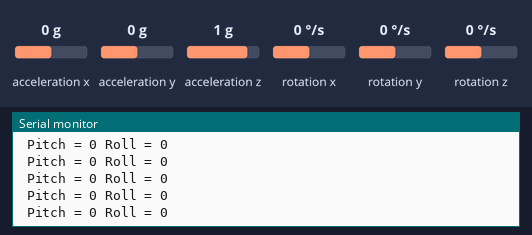
Recording of a sketch running on a simulated Arduino Uno, built with avr-gcc and run on an emulated ATmega328P. Parts: the last lines printed to the serial monitor. The inputs (shaded band) are chosen by the test bench; at power-on: acceleration x 0 g, acceleration y 0 g, acceleration z 1 g, rotation x 0 °/s, rotation y 0 °/s, rotation z 0 °/s.

Above: at 3.2 s.
3.3 s: acceleration x set to -1.4 g
At 4.4 s:
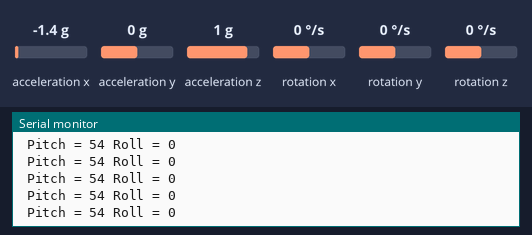
4.8 s: acceleration x set to 0 g
At 5.9 s:
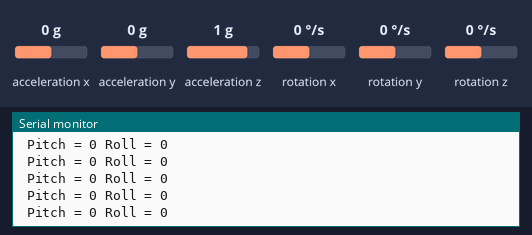
7.8 s: acceleration y set to -1.4 g
At 8.8 s:
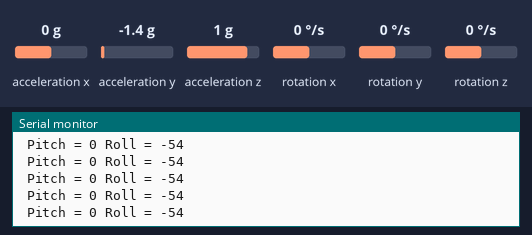
9.3 s: acceleration z set to -1.4 g
At 10.4 s:
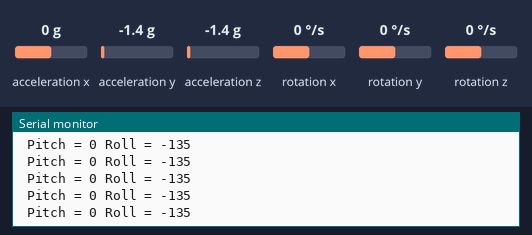
Timing chart, 0 to 12.3 s (numbered marks = the images above; inputs shaded):
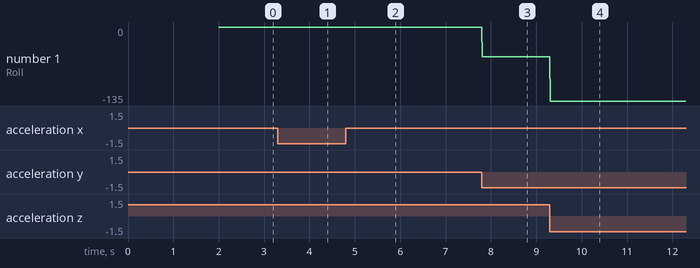

The sketch:

accelerometercheck.ino
```cpp
#include <Wire.h>     // Including the wire library

#include <MPU6050.h>  // Including the MPU6050 library

MPU6050 accelerometer;          // Initializing a variable name accelerometer of type MPU6050


void setup()

{

Serial.begin(115200);       // Starting the serial communication at 115200 baud rate.

Serial.println("Initializing the MPU6050 sensor. Wait for a while");

delay(2000);

while(!accelerometer.begin(MPU6050_SCALE_2000DPS, MPU6050_RANGE_2G)) // Checking whether the mpu6050 is sensing or not

{
Serial.println("Failed to read from the sensor. Something is Wrong!");
delay(500);
}
}


void loop()

{

Vector sensor_data = accelerometer.readNormalizeAccel();    // Reading the acceleration values from the sensor

int pitch_value = -(atan2(sensor_data.XAxis, sqrt(sensor_data.YAxis*sensor_data.YAxis + sensor_data.ZAxis*sensor_data.ZAxis))*180.0)/M_PI;  // Calculating the pitch value

Serial.print(" Pitch = ");

Serial.print(pitch_value);        // Printing the pitch values on the Serial Monitor

int roll_value = (atan2(sensor_data.YAxis, sensor_data.ZAxis)*180.0)/M_PI;    // Calculating the Raw value

Serial.print(" Roll = ");

Serial.println(roll_value);        // printing the Roll values on the serial monitor

delay(10);

}
```

Measured:
- after the input at 3.3 s, the serial monitor: prints a new line at once (image 1)
- after the input at 7.8 s, the serial monitor: prints a new line at once (image 3)
- after the input at 9.3 s, the serial monitor: prints a new line at once (image 4)
- plotted number 1: 0 → -54 after the input at 7.8 s, -54 → -135 after the input at 9.3 s
